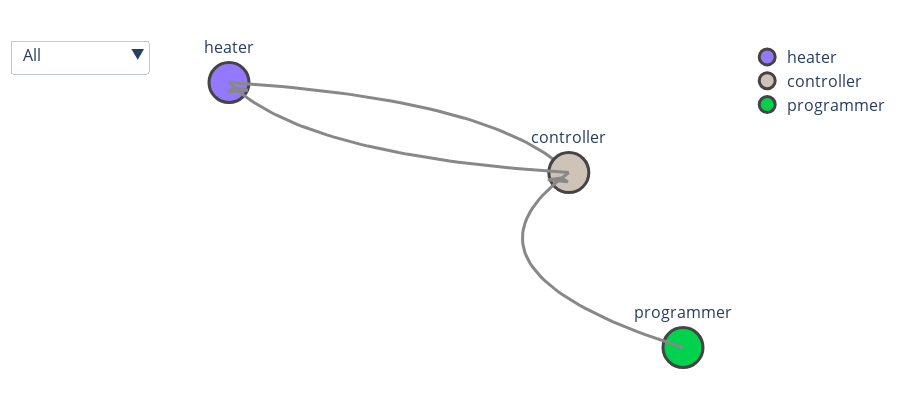

Notebook source saved alongside this figure:
### Code cell
coordinator.graph_engine.plot_graph()

### Figure 1 — Plotly figure (JSON) as saved in the notebook; plotly's stock layout.template omitted (floating-point values rounded to 4 significant figures)
{"data": [{"hoverinfo": "text", "hovertext": ["id: heater<br>path: ./Heater.fmu<br>initialization: {'T_out': 17}"], "marker": {"color": "rgba(148, 120, 255, 1.0)", "line": {"width": 3}, "showscale": false, "size": 40}, "mode": "markers+text", "name": "heater", "text": "heater", "textposition": "top center", "type": "scatter", "x": [-0.4992], "y": [0.8071]}, {"hoverinfo": "text", "hovertext": ["T_out->T_in", "T_out->T_in", "T_out->T_in", "T_out->T_in", "T_out->T_in", "T_out->T_in", "T_out->T_in", "T_out->T_in", "T_out->T_in", "T_out->T_in", "T_out->T_in", "T_out->T_in", "T_out->T_in", "T_out->T_in", "T_out->T_in", "T_out->T_in", "T_out->T_in", "T_out->T_in", "T_out->T_in", "T_out->T_in", "T_out->T_in", "T_out->T_in", "T_out->T_in", "T_out->T_in", "T_out->T_in", "T_out->T_in", "T_out->T_in", "T_out->T_in", "T_out->T_in", "T_out->T_in", "T_out->T_in", "T_out->T_in", "T_out->T_in", "T_out->T_in", "T_out->T_in", "T_out->T_in", "T_out->T_in", "T_out->T_in", "T_out->T_in", "T_out->T_in", "T_out->T_in", "T_out->T_in", "T_out->T_in", "T_out->T_in", "T_out->T_in", "T_out->T_in", "T_out->T_in", "T_out->T_in", "T_out->T_in", "T_out->T_in", null, "", "", "", "", null], "line": {"color": "#888", "width": 3}, "mode": "lines", "showlegend": false, "text": ["T_out->T_in", "T_out->T_in", "T_out->T_in", "T_out->T_in", "T_out->T_in", "T_out->T_in", "T_out->T_in", "T_out->T_in", "T_out->T_in", "T_out->T_in", "T_out->T_in", "T_out->T_in", "T_out->T_in", "T_out->T_in", "T_out->T_in", "T_out->T_in", "T_out->T_in", "T_out->T_in", "T_out->T_in", "T_out->T_in", "T_out->T_in", "T_out->T_in", "T_out->T_in", "T_out->T_in", "T_out->T_in", "T_out->T_in", "T_out->T_in", "T_out->T_in", "T_out->T_in", "T_out->T_in", "T_out->T_in", "T_out->T_in", "T_out->T_in", "T_out->T_in", "T_out->T_in", "T_out->T_in", "T_out->T_in", "T_out->T_in", "T_out->T_in", "T_out->T_in", "T_out->T_in", "T_out->T_in", "T_out->T_in", "T_out->T_in", "T_out->T_in", "T_out->T_in", "T_out->T_in", "T_out->T_in", "T_out->T_in", "T_out->T_in", null, "", "", "", "", null], "type": "scatter", "x": [-0.4992, -0.4787, -0.4586, -0.4387, -0.4192, -0.4, -0.3811, -0.3625, -0.3442, -0.3262, -0.3085, -0.2911, -0.274, -0.2573, -0.2408, -0.2246, -0.2088, -0.1933, -0.178, -0.1631, -0.1485, -0.1342, -0.1202, -0.1065, -0.09308, -0.08, -0.06722, -0.05475, -0.04259, -0.03073, -0.01918, -0.007944, 0.002991, 0.01362, 0.02394, 0.03395, 0.04366, 0.05306, 0.06215, 0.07094, 0.07941, 0.08758, 0.09545, 0.103, 0.1103, 0.1172, 0.1238, 0.1302, 0.1362, 0.1419, null, 0.131, 0.1448, 0.1063, 0.131, null], "y": [0.8071, 0.8023, 0.7971, 0.7916, 0.7858, 0.7797, 0.7732, 0.7665, 0.7594, 0.752, 0.7442, 0.7362, 0.7278, 0.7191, 0.7101, 0.7008, 0.6911, 0.6812, 0.6709, 0.6603, 0.6493, 0.6381, 0.6265, 0.6146, 0.6024, 0.5899, 0.577, 0.5638, 0.5503, 0.5365, 0.5224, 0.5079, 0.4931, 0.478, 0.4626, 0.4469, 0.4308, 0.4144, 0.3977, 0.3807, 0.3634, 0.3457, 0.3277, 0.3094, 0.2908, 0.2719, 0.2526, 0.233, 0.2131, 0.1929, null, 0.2314, 0.2561, 0.2452, 0.2314, null]}, {"hoverinfo": "text", "hovertext": ["id: controller<br>path: ./HeatController.fmu<br>initialization: {}"], "marker": {"color": "rgba(206, 195, 183, 1.0)", "line": {"width": 3}, "showscale": false, "size": 40}, "mode": "markers+text", "name": "controller", "text": "controller", "textposition": "top center", "type": "scatter", "x": [0.1419], "y": [0.1929]}, {"hoverinfo": "text", "hovertext": ["P_out->P_in", "P_out->P_in", "P_out->P_in", "P_out->P_in", "P_out->P_in", "P_out->P_in", "P_out->P_in", "P_out->P_in", "P_out->P_in", "P_out->P_in", "P_out->P_in", "P_out->P_in", "P_out->P_in", "P_out->P_in", "P_out->P_in", "P_out->P_in", "P_out->P_in", "P_out->P_in", "P_out->P_in", "P_out->P_in", "P_out->P_in", "P_out->P_in", "P_out->P_in", "P_out->P_in", "P_out->P_in", "P_out->P_in", "P_out->P_in", "P_out->P_in", "P_out->P_in", "P_out->P_in", "P_out->P_in", "P_out->P_in", "P_out->P_in", "P_out->P_in", "P_out->P_in", "P_out->P_in", "P_out->P_in", "P_out->P_in", "P_out->P_in", "P_out->P_in", "P_out->P_in", "P_out->P_in", "P_out->P_in", "P_out->P_in", "P_out->P_in", "P_out->P_in", "P_out->P_in", "P_out->P_in", "P_out->P_in", "P_out->P_in", null, "", "", "", "", null], "line": {"color": "#888", "width": 3}, "mode": "lines", "showlegend": false, "text": ["P_out->P_in", "P_out->P_in", "P_out->P_in", "P_out->P_in", "P_out->P_in", "P_out->P_in", "P_out->P_in", "P_out->P_in", "P_out->P_in", "P_out->P_in", "P_out->P_in", "P_out->P_in", "P_out->P_in", "P_out->P_in", "P_out->P_in", "P_out->P_in", "P_out->P_in", "P_out->P_in", "P_out->P_in", "P_out->P_in", "P_out->P_in", "P_out->P_in", "P_out->P_in", "P_out->P_in", "P_out->P_in", "P_out->P_in", "P_out->P_in", "P_out->P_in", "P_out->P_in", "P_out->P_in", "P_out->P_in", "P_out->P_in", "P_out->P_in", "P_out->P_in", "P_out->P_in", "P_out->P_in", "P_out->P_in", "P_out->P_in", "P_out->P_in", "P_out->P_in", "P_out->P_in", "P_out->P_in", "P_out->P_in", "P_out->P_in", "P_out->P_in", "P_out->P_in", "P_out->P_in", "P_out->P_in", "P_out->P_in", "P_out->P_in", null, "", "", "", "", null], "type": "scatter", "x": [0.1419, 0.1215, 0.1013, 0.08147, 0.06194, 0.04272, 0.0238, 0.005192, -0.01311, -0.0311, -0.04879, -0.06617, -0.08325, -0.1, -0.1165, -0.1326, -0.1485, -0.164, -0.1792, -0.1942, -0.2088, -0.2231, -0.2371, -0.2508, -0.2642, -0.2773, -0.2901, -0.3025, -0.3147, -0.3265, -0.3381, -0.3493, -0.3603, -0.3709, -0.3812, -0.3912, -0.4009, -0.4103, -0.4194, -0.4282, -0.4367, -0.4449, -0.4527, -0.4603, -0.4675, -0.4745, -0.4811, -0.4874, -0.4935, -0.4992, null, -0.4883, -0.5021, -0.4636, -0.4883, null], "y": [0.1929, 0.1977, 0.2029, 0.2084, 0.2142, 0.2203, 0.2268, 0.2335, 0.2406, 0.248, 0.2558, 0.2638, 0.2722, 0.2809, 0.2899, 0.2992, 0.3089, 0.3188, 0.3291, 0.3397, 0.3507, 0.3619, 0.3735, 0.3854, 0.3976, 0.4101, 0.423, 0.4362, 0.4497, 0.4635, 0.4776, 0.4921, 0.5069, 0.522, 0.5374, 0.5531, 0.5692, 0.5856, 0.6023, 0.6193, 0.6366, 0.6543, 0.6723, 0.6906, 0.7092, 0.7281, 0.7474, 0.767, 0.7869, 0.8071, null, 0.7686, 0.7439, 0.7548, 0.7686, null]}, {"hoverinfo": "text", "hovertext": ["id: programmer<br>path: ./Programmer.fmu<br>initialization: {'t1_start': 480, 't1_stop': 660, 't1_temp': 21}"], "marker": {"color": "rgba(0, 210, 77, 1.0)", "line": {"width": 3}, "showscale": false, "size": 40}, "mode": "markers+text", "name": "programmer", "text": "programmer", "textposition": "top center", "type": "scatter", "x": [0.3573], "y": [-1]}, {"hoverinfo": "text", "hovertext": ["T_out->Tc", "T_out->Tc", "T_out->Tc", "T_out->Tc", "T_out->Tc", "T_out->Tc", "T_out->Tc", "T_out->Tc", "T_out->Tc", "T_out->Tc", "T_out->Tc", "T_out->Tc", "T_out->Tc", "T_out->Tc", "T_out->Tc", "T_out->Tc", "T_out->Tc", "T_out->Tc", "T_out->Tc", "T_out->Tc", "T_out->Tc", "T_out->Tc", "T_out->Tc", "T_out->Tc", "T_out->Tc", "T_out->Tc", "T_out->Tc", "T_out->Tc", "T_out->Tc", "T_out->Tc", "T_out->Tc", "T_out->Tc", "T_out->Tc", "T_out->Tc", "T_out->Tc", "T_out->Tc", "T_out->Tc", "T_out->Tc", "T_out->Tc", "T_out->Tc", "T_out->Tc", "T_out->Tc", "T_out->Tc", "T_out->Tc", "T_out->Tc", "T_out->Tc", "T_out->Tc", "T_out->Tc", "T_out->Tc", "T_out->Tc", null, "", "", "", "", null], "line": {"color": "#888", "width": 3}, "mode": "lines", "showlegend": false, "text": ["T_out->Tc", "T_out->Tc", "T_out->Tc", "T_out->Tc", "T_out->Tc", "T_out->Tc", "T_out->Tc", "T_out->Tc", "T_out->Tc", "T_out->Tc", "T_out->Tc", "T_out->Tc", "T_out->Tc", "T_out->Tc", "T_out->Tc", "T_out->Tc", "T_out->Tc", "T_out->Tc", "T_out->Tc", "T_out->Tc", "T_out->Tc", "T_out->Tc", "T_out->Tc", "T_out->Tc", "T_out->Tc", "T_out->Tc", "T_out->Tc", "T_out->Tc", "T_out->Tc", "T_out->Tc", "T_out->Tc", "T_out->Tc", "T_out->Tc", "T_out->Tc", "T_out->Tc", "T_out->Tc", "T_out->Tc", "T_out->Tc", "T_out->Tc", "T_out->Tc", "T_out->Tc", "T_out->Tc", "T_out->Tc", "T_out->Tc", "T_out->Tc", "T_out->Tc", "T_out->Tc", "T_out->Tc", "T_out->Tc", "T_out->Tc", null, "", "", "", "", null], "type": "scatter", "x": [0.3573, 0.3386, 0.3205, 0.303, 0.286, 0.2697, 0.254, 0.2389, 0.2243, 0.2104, 0.1971, 0.1843, 0.1722, 0.1606, 0.1497, 0.1393, 0.1296, 0.1204, 0.1118, 0.1038, 0.09647, 0.08969, 0.08351, 0.07792, 0.07293, 0.06853, 0.06473, 0.06153, 0.05892, 0.05691, 0.0555, 0.05468, 0.05446, 0.05483, 0.0558, 0.05737, 0.05953, 0.06229, 0.06565, 0.0696, 0.07415, 0.07929, 0.08503, 0.09137, 0.0983, 0.1058, 0.114, 0.1227, 0.132, 0.1419, null, 0.1281, 0.1024, 0.1399, 0.1281, null], "y": [-1, -0.9782, -0.9564, -0.9344, -0.9123, -0.8901, -0.8678, -0.8454, -0.8229, -0.8003, -0.7775, -0.7547, -0.7318, -0.7087, -0.6855, -0.6623, -0.6389, -0.6154, -0.5918, -0.5681, -0.5443, -0.5204, -0.4964, -0.4723, -0.448, -0.4237, -0.3992, -0.3747, -0.35, -0.3252, -0.3003, -0.2754, -0.2503, -0.2251, -0.1997, -0.1743, -0.1488, -0.1232, -0.09741, -0.07156, -0.0456, -0.01953, 0.006643, 0.03292, 0.05931, 0.08581, 0.1124, 0.1391, 0.1659, 0.1929, null, 0.1553, 0.1435, 0.1297, 0.1553, null]}], "layout": {"font": {"size": 16}, "height": 400, "hovermode": "closest", "margin": {"b": 10, "l": 20, "r": 20, "t": 40}, "plot_bgcolor": "white", "showlegend": true, "updatemenus": [{"buttons": [{"args": [{"visible": [true, true, true, true, true, true]}, {"title": "", "xaxis": {"range": null, "showgrid": false, "showticklabels": false}, "yaxis": {"range": null, "showgrid": false, "showticklabels": false}}], "label": "All", "method": "update"}, {"args": [{"visible": [true, true, true, true, true, true]}, {"title": "Zoom on heater", "xaxis": {"range": [-0.5992, -0.3992], "showgrid": false, "showticklabels": false}, "yaxis": {"range": [0.7071, 0.9071], "showgrid": false, "showticklabels": false}}], "label": "heater", "method": "update"}, {"args": [{"visible": [true, true, true, true, true, true]}, {"title": "Zoom on controller", "xaxis": {"range": [0.0419, 0.2419], "showgrid": false, "showticklabels": false}, "yaxis": {"range": [0.09288, 0.2929], "showgrid": false, "showticklabels": false}}], "label": "controller", "method": "update"}, {"args": [{"visible": [true, true, true, true, true, true]}, {"title": "Zoom on programmer", "xaxis": {"range": [0.2573, 0.4573], "showgrid": false, "showticklabels": false}, "yaxis": {"range": [-1.1, -0.9], "showgrid": false, "showticklabels": false}}], "label": "programmer", "method": "update"}], "direction": "down", "showactive": true}], "xaxis": {"gridcolor": "white", "showgrid": false, "showticklabels": false, "zeroline": false, "zerolinecolor": "white"}, "yaxis": {"gridcolor": "white", "showgrid": false, "showticklabels": false, "zeroline": false, "zerolinecolor": "white"}}}
